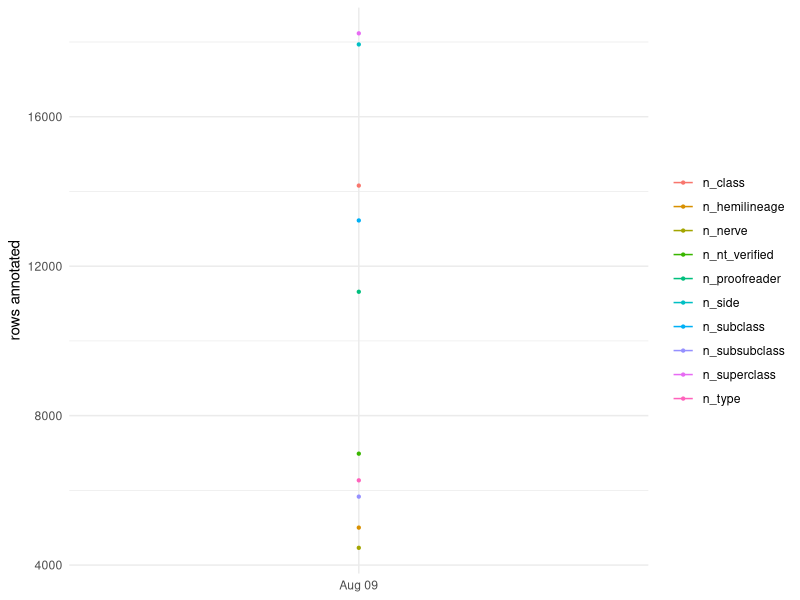
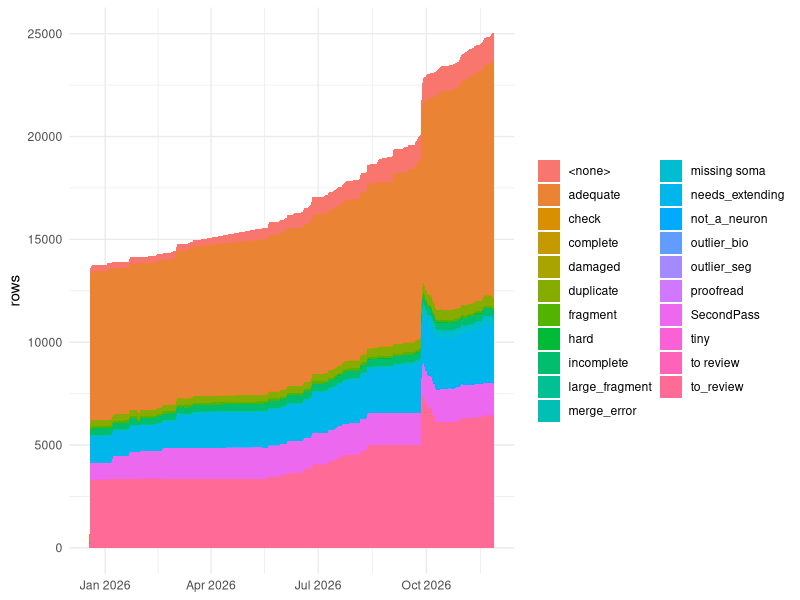

Source code (R) for these figures, in order:
## ---- chunk 1
knitr::opts_chunk$set(echo = FALSE, message = FALSE, warning = FALSE,
                      fig.width = 9, fig.height = 4)
library(dplyr)
library(tidyr)
library(ggplot2)
library(readr)

history  <- read_csv("../metrics/annotation_history.csv", show_col_types = FALSE) |>
  mutate(date = as.Date(date)) |> arrange(date)
by_class <- read_csv("../metrics/by_superclass_history.csv", show_col_types = FALSE) |>
  mutate(date = as.Date(date))
by_status <- read_csv("../metrics/by_status_history.csv", show_col_types = FALSE) |>
  mutate(date = as.Date(date))
latest   <- tail(history, 1)
prev     <- if (nrow(history) >= 2) history[nrow(history) - 1, ] else NULL

val   <- function(f) as.numeric(latest[[f]])
delta <- function(f) {
  if (is.null(prev) || is.na(prev[[f]]) || is.na(latest[[f]])) return("")
  d <- latest[[f]] - prev[[f]]
  if (d == 0) "–" else sprintf("%+d", d)
}
## ---- chunk 2
n_rows <- val("n_rows")
tibble::tribble(
  ~Field,          ~field,
  "side",          "n_side",
  "superclass",    "n_superclass",
  "class",         "n_class",
  "subclass",      "n_subclass",
  "subsubclass",   "n_subsubclass",
  "type",          "n_type",
  "hemilineage",   "n_hemilineage",
  "nerve",         "n_nerve",
  "neurotransmitter (verified)", "n_nt_verified",
  "proofreader",   "n_proofreader"
) |>
  filter(field %in% names(latest)) |>
  mutate(Annotated = vapply(field, val, numeric(1)),
         `% of rows` = round(100 * Annotated / n_rows, 1),
         `Δ` = vapply(field, delta, character(1))) |>
  select(Field, Annotated, `% of rows`, `Δ`) |>
  knitr::kable()
## ---- chunk 3
history |>
  select(date, starts_with("n_"), -n_rows) |>
  pivot_longer(-date, names_to = "field", values_to = "value") |>
  ggplot(aes(date, value, colour = field)) +
  geom_line() + geom_point(size = 0.8) +
  labs(x = NULL, y = "rows annotated", colour = NULL) +
  theme_minimal(base_size = 11)
## ---- chunk 4
by_status |>
  filter(date == max(date)) |>
  arrange(desc(n)) |>
  select(status, n) |>
  knitr::kable()
## ---- chunk 5
by_status |>
  ggplot(aes(date, n, fill = status)) +
  geom_area() +
  labs(x = NULL, y = "rows", fill = NULL) +
  theme_minimal(base_size = 11)
## ---- chunk 6
by_class |>
  filter(date == max(date)) |>
  arrange(desc(n)) |>
  select(superclass, n) |>
  knitr::kable()
## ---- chunk 7
by_class |>
  ggplot(aes(date, n, fill = superclass)) +
  geom_area() +
  labs(x = NULL, y = "rows", fill = NULL) +
  theme_minimal(base_size = 11)
